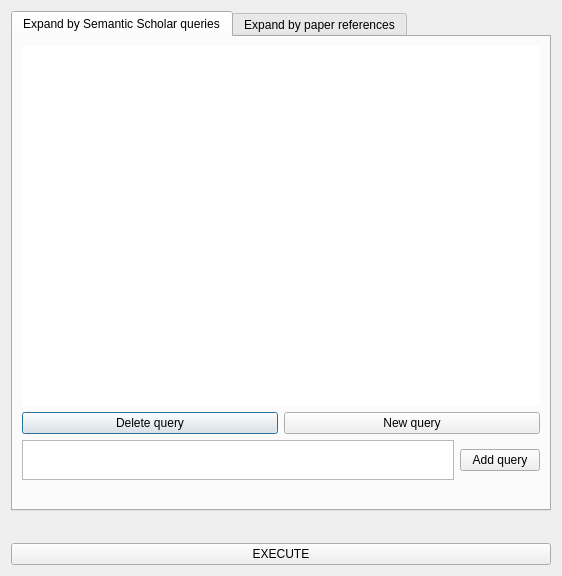
<?xml version="1.0" encoding="UTF-8"?>
<ui version="4.0">
 <class>expansionWin</class>
 <widget class="QDialog" name="expansionWin">
  <property name="geometry">
   <rect>
    <x>0</x>
    <y>0</y>
    <width>558</width>
    <height>575</height>
   </rect>
  </property>
  <property name="windowTitle">
   <string>Context Expansion</string>
  </property>
  <layout class="QVBoxLayout" name="verticalLayout">
   <item>
    <widget class="QTabWidget" name="tabWidget">
     <property name="minimumSize">
      <size>
       <width>540</width>
       <height>500</height>
      </size>
     </property>
     <property name="currentIndex">
      <number>0</number>
     </property>
     <property name="elideMode">
      <enum>Qt::ElideNone</enum>
     </property>
     <property name="tabsClosable">
      <bool>false</bool>
     </property>
     <widget class="QWidget" name="tab_queries">
      <attribute name="title">
       <string>Expand by Semantic Scholar queries</string>
      </attribute>
      <layout class="QVBoxLayout" name="verticalLayout_2">
       <item>
        <widget class="QListWidget" name="queryList">
         <property name="frameShape">
          <enum>QFrame::NoFrame</enum>
         </property>
        </widget>
       </item>
       <item>
        <layout class="QHBoxLayout" name="horizontalLayout">
         <property name="topMargin">
          <number>0</number>
         </property>
         <item>
          <widget class="QPushButton" name="deleteQuery">
           <property name="text">
            <string>Delete query</string>
           </property>
          </widget>
         </item>
         <item>
          <widget class="QPushButton" name="newQuery">
           <property name="text">
            <string>New query</string>
           </property>
          </widget>
         </item>
        </layout>
       </item>
       <item>
        <layout class="QHBoxLayout" name="horizontalLayout_2">
         <property name="topMargin">
          <number>0</number>
         </property>
         <item>
          <widget class="QPlainTextEdit" name="queryEdit">
           <property name="maximumSize">
            <size>
             <width>16777215</width>
             <height>40</height>
            </size>
           </property>
          </widget>
         </item>
         <item>
          <widget class="QPushButton" name="addQuery">
           <property name="text">
            <string>Add query</string>
           </property>
          </widget>
         </item>
        </layout>
       </item>
       <item>
        <widget class="QLabel" name="instruction_lbl">
         <property name="text">
          <string/>
         </property>
         <property name="alignment">
          <set>Qt::AlignCenter</set>
         </property>
        </widget>
       </item>
      </layout>
     </widget>
     <widget class="QWidget" name="tab_references">
      <attribute name="title">
       <string>Expand by paper references</string>
      </attribute>
     </widget>
    </widget>
   </item>
   <item>
    <layout class="QVBoxLayout" name="verticalLayout_3">
     <property name="topMargin">
      <number>0</number>
     </property>
     <item>
      <widget class="QLabel" name="error_lbl">
       <property name="minimumSize">
        <size>
         <width>0</width>
         <height>20</height>
        </size>
       </property>
       <property name="maximumSize">
        <size>
         <width>16777215</width>
         <height>20</height>
        </size>
       </property>
       <property name="text">
        <string/>
       </property>
       <property name="alignment">
        <set>Qt::AlignCenter</set>
       </property>
      </widget>
     </item>
     <item>
      <widget class="QPushButton" name="executeQuery">
       <property name="text">
        <string>EXECUTE</string>
       </property>
      </widget>
     </item>
    </layout>
   </item>
  </layout>
 </widget>
 <resources/>
 <connections/>
</ui>
